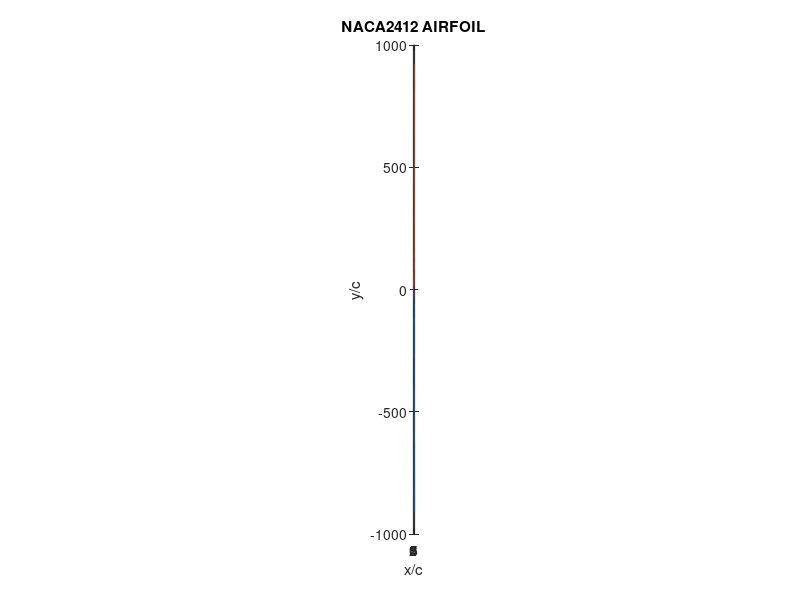

This figure's MATLAB source:
%CODE TO PLOT AN AIRFOIL FOR NACA2412

c = input('what is your maximum camber: ');
m = input('what is the position of your maximum camber: ');
t = input('what is your maximum thickness ratio: ');
%% This is part one of the airfoil
xa = 0:0.001:m;
Y1 = (c ./ (m.^2)) .* ((2.*m.* xa) - (xa.^2)) ; %% camber line part one
y1 = 5.* t.*( (0.2969 .*sqrt(xa)) - (0.126.*xa) - (0.3516.*xa.^2) + (0.2843.*xa.^3)- (0.1015.*xa.^4) );
ya = Y1 + y1;
plot(xa,ya)

%% This is part two of the airfoil 
xb = m:0.001:1;
Y2 = (c ./ (1 -m)^2) .*(1 - (2.*m) + (2.*m.*xb) - (xb.^2) ) ; %% camber line part two
y1 = 5.* t.*( (0.2969 .*sqrt(xb)) - (0.126.*xb) - (0.3516.*xb.^2) + (0.2843.*xb.^3)- (0.1015.*xb.^4) );
yb = Y2 + y1;
plot(xb,yb)

%% This is part three of the airfoil
Y1 = (c ./ (m.^2)) .* ((2.*m.* xa) - (xa.^2)) ; %% camber line part one
y2 = -5.* t.*( (0.2969 .*sqrt(xa)) - (0.126.*xa) - (0.3516.*xa.^2) + (0.2843.*xa.^3)- (0.1015.*xa.^4) );
yc = Y1 + y2;
plot(xa,yc)

%% This is part four of the aerofoil
y2 = -5.* t.*( (0.2969 .*sqrt(xb)) - (0.126.*xb) - (0.3516.*xb.^2) + (0.2843.*xb.^3)- (0.1015.*xb.^4) );
Y2 = (c./ (1 -m)^2) .*(1 - (2.*m) + (2.*m.*xb) - (xb.^2) ) ; %% camber line part two
yd = y2 + Y2;
plot(xb,yd)

plot(xa,ya,xb,yb,xa,yc,xb,yd) %% this plots the whole airfoil in four parts

daspect([1 1 1])
grid('on') %% this turns on the grid
xlabel('x/c')
ylabel('y/c')
title('NACA2412 AIRFOIL')

% maximum camber = 0.02
% position of maximum camber = 0.4
% maximum thickness = 0.12

